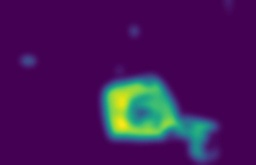
#> input picture sw/stem_active_perception/src/saliency.jpg, 256 x 165 px, shrunk from 650 x 418 before the run, found by its file name
$ python gmm_smsi.py
#> lines starting #> are read from the running program, lines starting #| are printed output that depends on the picture
"""

SMSI GMM with gray scale Image

"""

import time

import cv2
import numpy as np
from matplotlib import pyplot
from scipy import ndimage
from sklearn.cluster import KMeans


def initialise_parameters(features, d=None, means=None, covariances=None, weights=None):
    """
    Initialises parameters: means, covariances, and mixing probabilities
    if undefined.

    Arguments:
    features -- input features data set
    """
    if not means or not covariances:
        val = 250
        n = features.shape[0]
        # Shuffle features set
        indices = np.arange(n)
        np.random.shuffle(np.arange(n))
        features_shuffled = np.array([features[i] for i in indices])

        # Split into n_components subarrays
        divs = int(np.floor(n / k))

        # Estimate means/covariances (or both)
        if not means:
            kmeans = KMeans(n_clusters=k, random_state=0).fit(features.reshape(-1, 1))
            means = kmeans.cluster_centers_

        if not covariances:
            covariances = [val * np.identity(d) for i in range(k)]

    if not weights:
        weights = [float(1 / k) for i in range(k)]

    return (means, covariances, weights)


# gaussian function
def gau(mean, var, varInv, feature, d):
    var_det = np.linalg.det(var)
    a = np.sqrt(2 * (np.pi ** d) * var_det)
    b = np.exp(-0.5 * np.dot((feature - mean), np.dot(varInv, (feature - mean).transpose())))
    return b / a


def smsi_likeli(mean, var, varInv, s_value, feature, d):
    temp = []
    for x in range(k):
        temp.append(s_value * gau(mean[x], var[x], varInv[x], feature, d))
    return temp


def saliency(img):
    c = cv2.dft(np.float32(img), flags=cv2.DFT_COMPLEX_OUTPUT)
    mag = np.sqrt(c[:, :, 0] ** 2 + c[:, :, 1] ** 2)
    spectralResidual = np.exp(np.log(mag) - cv2.boxFilter(np.log(mag), -1, (3, 3)))

    c[:, :, 0] = c[:, :, 0] * spectralResidual / mag
    c[:, :, 1] = c[:, :, 1] * spectralResidual / mag
    c = cv2.dft(c, flags=(cv2.DFT_INVERSE | cv2.DFT_SCALE))
    mag = c[:, :, 0] ** 2 + c[:, :, 1] ** 2
    cv2.normalize(cv2.GaussianBlur(mag, (9, 9), 3, 3), mag, 0., 1., cv2.NORM_MINMAX)
    pyplot.subplot(2, 2, 2)
    pyplot.imshow(mag)

    return mag


def neighbor_prob(img, fun):
    mask = np.ones((3, 3))
    result = ndimage.generic_filter(img, function=fun, footprint=mask, mode='constant', cval=np.NaN)
    return result


def sliding_window(im):
    rows, cols = im.shape
    final = np.zeros((rows, cols, 3, 3))
    for x in (0, 1, 2):
        for y in (0, 1, 2):
            im1 = np.vstack((im[x:], im[:x]))
            im1 = np.column_stack((im1[:, y:], im1[:, :y]))
            final[x::3, y::3] = np.swapaxes(im1.reshape(int(rows / 3), 3, int(cols / 3), -1), 1, 2)
    return final


input_path = "saliency.jpg"

img = cv2.imread(input_path, 0)
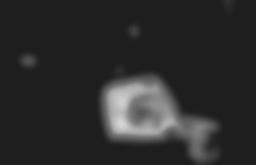
#> img: shape (165, 256); min 28, max 215, mean 43.9
pyplot.subplot(2, 2, 1)
pyplot.imshow(img)
# no of clusters
k = 2
o_shape = img.shape
#> o_shape = (165, 256)

# Gray scale
d = 1

# Array of pixels
feat = img.reshape(-1)

# Total no of pixels
N = len(feat)
#> N = 42240

# s = saliency(input_path)
s = saliency(img)
#> in saliency, `mag = np.sqrt(c[:, :, 0] ** 2 + c[:, :, 1] ** 2)`:
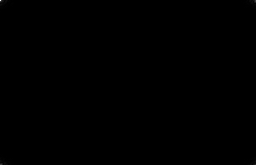
#> mag: shape (165, 256) float32; min 0.407, max 1854578, mean 516.6; drawn with min black and max white
#> in saliency, `spectralResidual = np.exp(np.log(mag) - cv2.boxFilter(np.log(mag), -1,..`:
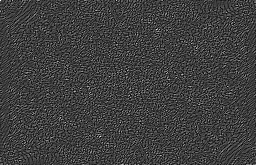
#> spectralResidual: shape (165, 256) float32; min 0.0211, max 4.47, mean 1.12; drawn with min black and max white
#> in saliency, `cv2.normalize(cv2.GaussianBlur(mag, (9, 9), 3, 3), mag, 0., 1., cv2.NO..`:
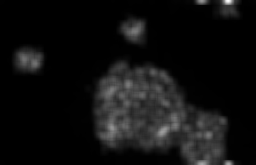
#> mag: shape (165, 256) float32; min 5.31e-12, max 1, mean 0.0649

means, covariances, weights = initialise_parameters(features=feat, d=d)
#> in initialise_parameters, `means = kmeans.cluster_centers_`: means = [134.3, 32.18]
#> means = [134.3, 32.18]; covariances = [[250], [250]]; weights = [0.5, 0.5]
covariances_Inv = [np.linalg.inv(covariances[i]) for i in range(k)]
#> covariances_Inv = [[0.004], [0.004]]
meanPrev = [np.array([0]) for i in range(k)]
iteration = []
logLikelihoods = []
counterr = 0
smsi_init_weights = np.ones((o_shape[0] * o_shape[1], k))

# Ri value
R_value = neighbor_prob(s, np.nansum)
R_value = R_value.reshape(-1)
s_value = s.reshape(-1)

while abs((np.asarray(meanPrev) - np.asarray(means)).sum()) > 0.01:
    start = time.time()
    smsi_resp = []
    for i, feature in enumerate(feat):
#> (the run stopped early here; a loop or call above may not have finished)
